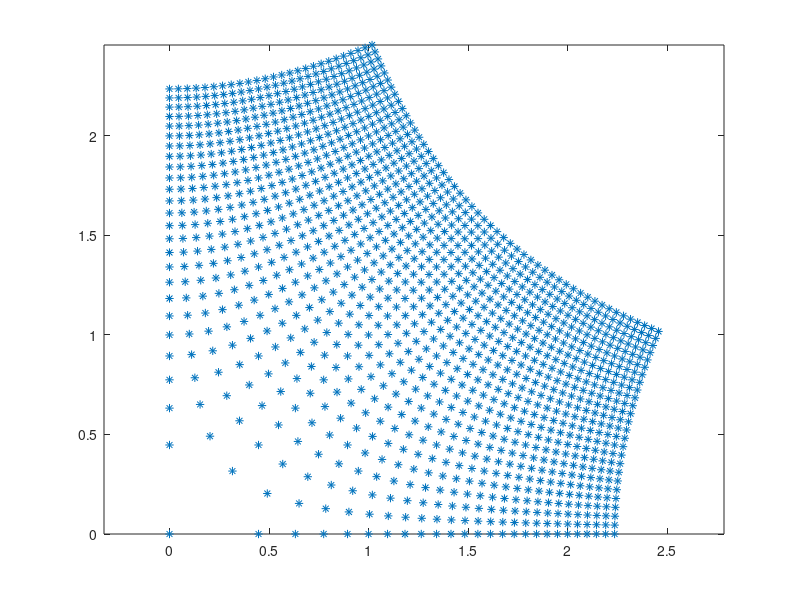

Write MATLAB code to recreate this figure.
1;

z=[];
for x=-5:.2:5
  for y=0:.2:5
    z=[z x+i*y];
  end
end

plot(z,'*'); pause;

w=sqrt(z);

plot(w,'*'); axis('equal');